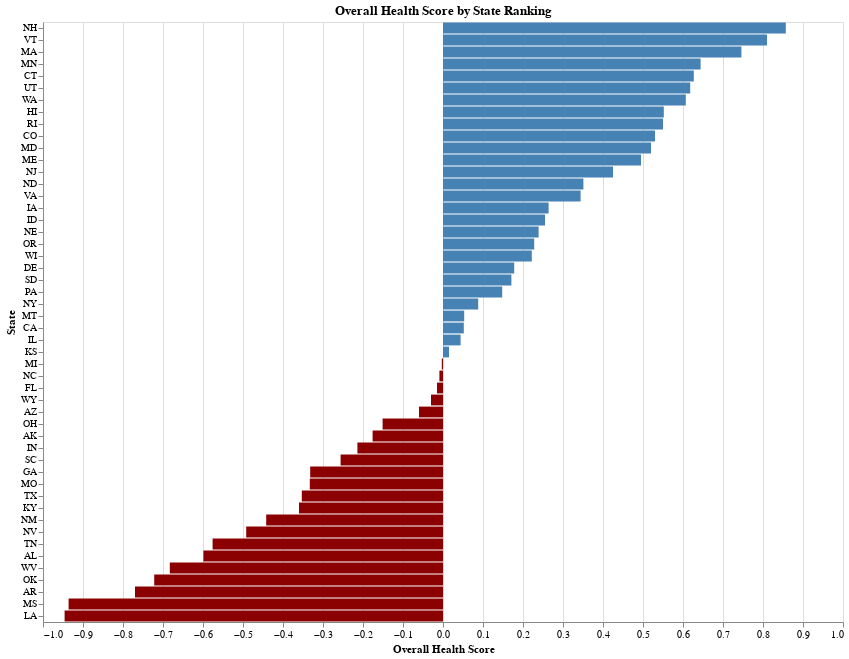

Notebook source saved alongside this figure:
### Markdown cell above
## Task 1a: Compare Overall Health Scores Across States and Regions
**Why?** To identify which states are performing well or poorly in terms of overall health scores.
**How?** By creating a horizontal bar chart that ranks states by their `Overall` health score. A horizontal bar graph was chosen to easily distinguish top half and bottom half.
**What?** This task explores variation and ranking among states based on a composite metric (`Overall`).
**Where?** Column: `Overall` Index: `State`
**When?** Performed early in the workflow to get a high-level overview of the dataset before exploring individual health factors.
**Who?** Data analyst or public health researcher using visualization to identify priority regions for deeper analysis or intervention.

**Task 1b: Compare Overall Health Scores Across Regions (last minute bonus visualization for the previous "Who"**

### Code cell
import altair as alt

selected["Overall_Sign"] = selected["Overall"].apply(lambda x: "Positive" if x >= 0 else "Negative")

alt.Chart(selected).mark_bar().encode(
    x=alt.X("Overall:Q", title="Overall Health Score"),
    y=alt.Y("State:N", sort='-x', title="State"),
    color=alt.Color("Overall_Sign:N",
                    scale=alt.Scale(domain=["Positive", "Negative"], range=["steelblue", "darkred"]),
                    legend=None),
    tooltip=[    alt.Tooltip("State:N"),
    alt.Tooltip("Overall:Q"),
    alt.Tooltip("Uninsured:Q", title="Uninsured (%)", format=".1f")
]
).properties(
    width=800,
    height=600,
    title="Overall Health Score by State Ranking"
)

### Figure 1 — Vega-Lite specification as saved in the notebook (floating-point values rounded to 4 significant figures)
{"config": {"view": {"continuousWidth": 300, "continuousHeight": 300}}, "data": {"name": "data-e00950b4d5486886e2ad5bda5ff77a34"}, "mark": {"type": "bar"}, "encoding": {"color": {"field": "Overall_Sign", "legend": null, "scale": {"domain": ["Positive", "Negative"], "range": ["steelblue", "darkred"]}, "type": "nominal"}, "tooltip": [{"field": "State", "type": "nominal"}, {"field": "Overall", "type": "quantitative"}, {"field": "Uninsured", "format": ".1f", "title": "Uninsured (%)", "type": "quantitative"}], "x": {"field": "Overall", "title": "Overall Health Score", "type": "quantitative"}, "y": {"field": "State", "sort": "-x", "title": "State", "type": "nominal"}}, "height": 600, "title": "Overall Health Score by State Ranking", "width": 800, "$schema": "https://vega.github.io/schema/vega-lite/v5.20.1.json", "datasets": {"data-e00950b4d5486886e2ad5bda5ff77a34": [{"State": "AK", "Overall": -0.176, "Total Population": 733400.0, "Social and Economic Factors": 0.042, "Homicide": 8.5, "Public Health Funding": 334.0, "Economic Hardship Index": 47.0, "Per Capita Income": 45790.0, "Poverty": 10.4, "Unemployment": 4.8, "High School Graduation": 77.8, "Physical Environment": -0.182, "Air Pollution": 6.3, "Housing Cost Burden": 28.2, "Avoided Care Due to Cost": 11.1, "Uninsured": 10.4, "Exercise": 33.9, "Cannabis Use": 20.0, "Suicide": 27.3, "Cancer": 7.3, "Depression": 19.5, "Diabetes": 8.7, "High Blood Pressure": 33.8, "High Cholesterol": 34.2, "Obesity": 35.2, "Overall_Sign": "Negative"}, {"State": "AL", "Overall": -0.599, "Total Population": 5108000.0, "Social and Economic Factors": -0.542, "Homicide": 14.4, "Public Health Funding": 137.0, "Economic Hardship Index": 74.0, "Per Capita Income": 35050.0, "Poverty": 16.0, "Unemployment": 4.0, "High School Graduation": 88.2, "Physical Environment": 0.423, "Air Pollution": 7.5, "Housing Cost Burden": 25.4, "Avoided Care Due to Cost": 13.5, "Uninsured": 8.5, "Exercise": 25.0, "Cannabis Use": 17.7, "Suicide": 16.6, "Cancer": 8.4, "Depression": 22.5, "Diabetes": 15.7, "High Blood Pressure": 44.7, "High Cholesterol": 42.3, "Obesity": 39.2, "Overall_Sign": "Negative"}, {"State": "AR", "Overall": -0.77, "Total Population": 3068000.0, "Social and Economic Factors": -0.971, "Homicide": 11.2, "Public Health Funding": 128.0, "Economic Hardship Index": 82.0, "Per Capita Income": 33010.0, "Poverty": 16.3, "Unemployment": 4.2, "High School Graduation": 88.2, "Physical Environment": 0.272, "Air Pollution": 8.4, "Housing Cost Burden": 25.2, "Avoided Care Due to Cost": 13.9, "Uninsured": 8.9, "Exercise": 26.8, "Cannabis Use": 24.4, "Suicide": 18.0, "Cancer": 8.4, "Depression": 24.2, "Diabetes": 14.5, "High Blood Pressure": 42.5, "High Cholesterol": 40.2, "Obesity": 40.0, "Overall_Sign": "Negative"}, {"State": "AZ", "Overall": -0.06, "Total Population": 7431000.0, "Social and Economic Factors": 0.053, "Homicide": 8.1, "Public Health Funding": 84.0, "Economic Hardship Index": 70.0, "Per Capita Income": 41290.0, "Poverty": 12.6, "Unemployment": 4.3, "High School Graduation": 77.3, "Physical Environment": 0.022, "Air Pollution": 10.5, "Housing Cost Burden": 31.0, "Avoided Care Due to Cost": 12.1, "Uninsured": 9.9, "Exercise": 33.3, "Cannabis Use": 28.8, "Suicide": 21.8, "Cancer": 9.4, "Depression": 18.0, "Diabetes": 11.4, "High Blood Pressure": 33.4, "High Cholesterol": 38.7, "Obesity": 31.9, "Overall_Sign": "Negative"}, {"State": "CA", "Overall": 0.052, "Total Population": 38970000.0, "Social and Economic Factors": -0.167, "Homicide": 6.1, "Public Health Funding": 173.0, "Economic Hardship Index": 84.0, "Per Capita Income": 48010.0, "Poverty": 12.0, "Unemployment": 5.5, "High School Graduation": 87.0, "Physical Environment": -0.558, "Air Pollution": 12.7, "Housing Cost Burden": 41.1, "Avoided Care Due to Cost": 10.7, "Uninsured": 6.4, "Exercise": 30.1, "Cannabis Use": 19.3, "Suicide": 11.0, "Cancer": 6.5, "Depression": 17.0, "Diabetes": 11.5, "High Blood Pressure": 30.6, "High Cholesterol": 37.0, "Obesity": 27.7, "Overall_Sign": "Positive"}, {"State": "CO", "Overall": 0.53, "Total Population": 5878000.0, "Social and Economic Factors": 0.669, "Homicide": 6.7, "Public Health Funding": 132.0, "Economic Hardship Index": 12.0, "Per Capita Income": 51770.0, "Poverty": 9.7, "Unemployment": 3.8, "High School Graduation": 82.3, "Physical Environment": 0.508, "Air Pollution": 6.6, "Housing Cost Burden": 34.1, "Avoided Care Due to Cost": 12.1, "Uninsured": 6.7, "Exercise": 35.4, "Cannabis Use": 20.8, "Suicide": 22.1, "Cancer": 8.1, "Depression": 21.4, "Diabetes": 8.6, "High Blood Pressure": 27.3, "High Cholesterol": 32.5, "Obesity": 24.9, "Overall_Sign": "Positive"}, {"State": "CT", "Overall": 0.627, "Total Population": 3617000.0, "Social and Economic Factors": 0.384, "Homicide": 4.2, "Public Health Funding": 119.0, "Economic Hardship Index": 37.0, "Per Capita Income": 53120.0, "Poverty": 11.1, "Unemployment": 4.6, "High School Graduation": 88.9, "Physical Environment": 0.467, "Air Pollution": 7.4, "Housing Cost Burden": 34.7, "Avoided Care Due to Cost": 8.9, "Uninsured": 5.7, "Exercise": 31.4, "Cannabis Use": 18.5, "Suicide": 11.0, "Cancer": 8.0, "Depression": 18.7, "Diabetes": 9.9, "High Blood Pressure": 32.0, "High Cholesterol": 38.6, "Obesity": 29.4, "Overall_Sign": "Positive"}, {"State": "DE", "Overall": 0.178, "Total Population": 1032000.0, "Social and Economic Factors": 0.276, "Homicide": 8.3, "Public Health Funding": 149.0, "Economic Hardship Index": 48.0, "Per Capita Income": 44350.0, "Poverty": 10.5, "Unemployment": 3.5, "High School Graduation": 87.8, "Physical Environment": 0.75, "Air Pollution": 8.2, "Housing Cost Burden": 27.8, "Avoided Care Due to Cost": 8.7, "Uninsured": 6.5, "Exercise": 28.3, "Cannabis Use": 23.8, "Suicide": 12.8, "Cancer": 10.2, "Depression": 20.1, "Diabetes": 13.3, "High Blood Pressure": 37.8, "High Cholesterol": 43.6, "Obesity": 35.7, "Overall_Sign": "Positive"}, {"State": "FL", "Overall": -0.015, "Total Population": 22610000.0, "Social and Economic Factors": 0.139, "Homicide": 6.7, "Public Health Funding": 77.0, "Economic Hardship Index": 65.0, "Per Capita Income": 41900.0, "Poverty": 12.6, "Unemployment": 4.1, "High School Graduation": 87.3, "Physical Environment": 0.368, "Air Pollution": 7.4, "Housing Cost Burden": 37.7, "Avoided Care Due to Cost": 12.9, "Uninsured": 10.7, "Exercise": 31.5, "Cannabis Use": 20.7, "Suicide": 15.5, "Cancer": 9.8, "Depression": 16.3, "Diabetes": 12.5, "High Blood Pressure": 35.9, "High Cholesterol": 39.3, "Obesity": 30.1, "Overall_Sign": "Negative"}, {"State": "GA", "Overall": -0.332, "Total Population": 11030000.0, "Social and Economic Factors": -0.219, "Homicide": 11.2, "Public Health Funding": 122.0, "Economic Hardship Index": 59.0, "Per Capita Income": 39680.0, "Poverty": 13.7, "Unemployment": 4.4, "High School Graduation": 84.1, "Physical Environment": 0.203, "Air Pollution": 8.7, "Housing Cost Burden": 30.9, "Avoided Care Due to Cost": 15.6, "Uninsured": 11.4, "Exercise": 29.6, "Cannabis Use": 19.1, "Suicide": 14.9, "Cancer": 7.1, "Depression": 17.7, "Diabetes": 12.7, "High Blood Pressure": 35.7, "High Cholesterol": 36.9, "Obesity": 35.0, "Overall_Sign": "Negative"}, {"State": "HI", "Overall": 0.552, "Total Population": 1435000.0, "Social and Economic Factors": 0.438, "Homicide": 2.8, "Public Health Funding": 156.0, "Economic Hardship Index": 67.0, "Per Capita Income": 43790.0, "Poverty": 10.3, "Unemployment": 3.5, "High School Graduation": 86.0, "Physical Environment": 0.253, "Air Pollution": 4.3, "Housing Cost Burden": 38.7, "Avoided Care Due to Cost": 6.7, "Uninsured": 3.2, "Exercise": 31.8, "Cannabis Use": 15.1, "Suicide": 17.1, "Cancer": 6.6, "Depression": 13.9, "Diabetes": 11.3, "High Blood Pressure": 32.4, "High Cholesterol": 37.5, "Obesity": 26.1, "Overall_Sign": "Positive"}, {"State": "IA", "Overall": 0.264, "Total Population": 3207000.0, "Social and Economic Factors": 0.464, "Homicide": 2.9, "Public Health Funding": 105.0, "Economic Hardship Index": 41.0, "Per Capita Income": 39520.0, "Poverty": 11.6, "Unemployment": 2.8, "High School Graduation": 89.9, "Physical Environment": 0.428, "Air Pollution": 7.9, "Housing Cost Burden": 24.3, "Avoided Care Due to Cost": 7.3, "Uninsured": 5.0, "Exercise": 25.9, "Cannabis Use": 19.9, "Suicide": 18.4, "Cancer": 8.9, "Depression": 19.2, "Diabetes": 11.3, "High Blood Pressure": 34.5, "High Cholesterol": 36.7, "Obesity": 37.8, "Overall_Sign": "Positive"}, {"State": "ID", "Overall": 0.255, "Total Population": 1965000.0, "Social and Economic Factors": 0.184, "Homicide": 2.3, "Public Health Funding": 119.0, "Economic Hardship Index": 54.0, "Per Capita Income": 37430.0, "Poverty": 10.1, "Unemployment": 3.6, "High School Graduation": 79.9, "Physical Environment": -0.278, "Air Pollution": 8.5, "Housing Cost Burden": 28.0, "Avoided Care Due to Cost": 11.3, "Uninsured": 8.9, "Exercise": 29.4, "Cannabis Use": 18.1, "Suicide": 22.9, "Cancer": 8.6, "Depression": 22.9, "Diabetes": 9.8, "High Blood Pressure": 31.2, "High Cholesterol": 34.4, "Obesity": 31.0, "Overall_Sign": "Positive"}, {"State": "IL", "Overall": 0.044, "Total Population": 12550000.0, "Social and Economic Factors": 0.018, "Homicide": 11.1, "Public Health Funding": 110.0, "Economic Hardship Index": 52.0, "Per Capita Income": 45040.0, "Poverty": 12.3, "Unemployment": 4.7, "High School Graduation": 87.3, "Physical Environment": 0.162, "Air Pollution": 9.8, "Housing Cost Burden": 29.4, "Avoided Care Due to Cost": 10.6, "Uninsured": 6.2, "Exercise": 29.1, "Cannabis Use": 23.6, "Suicide": 12.2, "Cancer": 7.5, "Depression": 18.1, "Diabetes": 12.2, "High Blood Pressure": 33.5, "High Cholesterol": 36.3, "Obesity": 36.0, "Overall_Sign": "Positive"}, {"State": "IN", "Overall": -0.214, "Total Population": 6862000.0, "Social and Economic Factors": -0.259, "Homicide": 8.6, "Public Health Funding": 73.0, "Economic Hardship Index": 56.0, "Per Capita Income": 37300.0, "Poverty": 12.6, "Unemployment": 3.6, "High School Graduation": 87.7, "Physical Environment": 0.145, "Air Pollution": 9.1, "Housing Cost Burden": 25.7, "Avoided Care Due to Cost": 10.4, "Uninsured": 6.9, "Exercise": 29.3, "Cannabis Use": 17.3, "Suicide": 16.9, "Cancer": 8.8, "Depression": 24.1, "Diabetes": 13.2, "High Blood Pressure": 37.6, "High Cholesterol": 39.3, "Obesity": 37.8, "Overall_Sign": "Negative"}, {"State": "KS", "Overall": 0.015, "Total Population": 2941000.0, "Social and Economic Factors": 0.248, "Homicide": 5.8, "Public Health Funding": 95.0, "Economic Hardship Index": 51.0, "Per Capita Income": 38360.0, "Poverty": 11.7, "Unemployment": 3.3, "High School Graduation": 89.1, "Physical Environment": -0.043, "Air Pollution": 8.8, "Housing Cost Burden": 26.6, "Avoided Care Due to Cost": 10.9, "Uninsured": 8.4, "Exercise": 26.8, "Cannabis Use": 16.9, "Suicide": 20.3, "Cancer": 8.6, "Depression": 21.1, "Diabetes": 11.4, "High Blood Pressure": 34.7, "High Cholesterol": 38.5, "Obesity": 35.9, "Overall_Sign": "Positive"}, {"State": "KY", "Overall": -0.36, "Total Population": 4526000.0, "Social and Economic Factors": -0.602, "Homicide": 8.4, "Public Health Funding": 108.0, "Economic Hardship Index": 75.0, "Per Capita Income": 34680.0, "Poverty": 16.9, "Unemployment": 4.1, "High School Graduation": 90.1, "Physical Environment": 0.5, "Air Pollution": 8.3, "Housing Cost Burden": 25.9, "Avoided Care Due to Cost": null, "Uninsured": 5.4, "Exercise": null, "Cannabis Use": 17.8, "Suicide": 18.2, "Cancer": null, "Depression": null, "Diabetes": null, "High Blood Pressure": null, "High Cholesterol": null, "Obesity": null, "Overall_Sign": "Negative"}, {"State": "LA", "Overall": -0.946, "Total Population": 4574000.0, "Social and Economic Factors": -1.192, "Homicide": 19.6, "Public Health Funding": 130.0, "Economic Hardship Index": 97.0, "Per Capita Income": 34100.0, "Poverty": 19.4, "Unemployment": 4.9, "High School Graduation": 83.1, "Physical Environment": -0.24, "Air Pollution": 7.8, "Housing Cost Burden": 30.3, "Avoided Care Due to Cost": 11.5, "Uninsured": 6.9, "Exercise": 26.9, "Cannabis Use": 16.2, "Suicide": 15.8, "Cancer": 7.7, "Depression": 25.7, "Diabetes": 16.1, "High Blood Pressure": 43.3, "High Cholesterol": 39.5, "Obesity": 39.9, "Overall_Sign": "Negative"}, {"State": "MA", "Overall": 0.746, "Total Population": 7001000.0, "Social and Economic Factors": 0.762, "Homicide": 2.4, "Public Health Funding": 205.0, "Economic Hardship Index": 21.0, "Per Capita Income": 55900.0, "Poverty": 11.3, "Unemployment": 3.9, "High School Graduation": 90.1, "Physical Environment": 0.152, "Air Pollution": 7.3, "Housing Cost Burden": 35.8, "Avoided Care Due to Cost": 7.1, "Uninsured": 2.6, "Exercise": 31.1, "Cannabis Use": 17.6, "Suicide": 9.0, "Cancer": 8.7, "Depression": 22.4, "Diabetes": 9.8, "High Blood Pressure": 31.0, "High Cholesterol": 35.7, "Obesity": 27.4, "Overall_Sign": "Positive"}, {"State": "MD", "Overall": 0.52, "Total Population": 6180000.0, "Social and Economic Factors": 0.436, "Homicide": 11.1, "Public Health Funding": 210.0, "Economic Hardship Index": 34.0, "Per Capita Income": 50730.0, "Poverty": 10.0, "Unemployment": 4.0, "High School Graduation": 86.3, "Physical Environment": 0.857, "Air Pollution": 6.8, "Housing Cost Burden": 31.8, "Avoided Care Due to Cost": 9.6, "Uninsured": 6.3, "Exercise": 30.8, "Cannabis Use": 19.3, "Suicide": 9.9, "Cancer": 7.6, "Depression": 17.4, "Diabetes": 12.2, "High Blood Pressure": 35.8, "High Cholesterol": 39.3, "Obesity": 34.1, "Overall_Sign": "Positive"}, {"State": "ME", "Overall": 0.495, "Total Population": 1396000.0, "Social and Economic Factors": 0.582, "Homicide": 1.9, "Public Health Funding": 157.0, "Economic Hardship Index": 30.0, "Per Capita Income": 42940.0, "Poverty": 11.1, "Unemployment": 3.2, "High School Graduation": 86.1, "Physical Environment": 0.833, "Air Pollution": 5.2, "Housing Cost Burden": 28.8, "Avoided Care Due to Cost": 8.7, "Uninsured": 5.9, "Exercise": 31.0, "Cannabis Use": 17.3, "Suicide": 19.3, "Cancer": 10.4, "Depression": 25.8, "Diabetes": 11.4, "High Blood Pressure": 35.8, "High Cholesterol": 38.3, "Obesity": 32.6, "Overall_Sign": "Positive"}, {"State": "MI", "Overall": -0.003, "Total Population": 10040000.0, "Social and Economic Factors": -0.225, "Homicide": 8.1, "Public Health Funding": 79.0, "Economic Hardship Index": 60.0, "Per Capita Income": 38950.0, "Poverty": 13.8, "Unemployment": 4.5, "High School Graduation": 81.0, "Physical Environment": 0.482, "Air Pollution": 8.8, "Housing Cost Burden": 27.3, "Avoided Care Due to Cost": 9.2, "Uninsured": 4.5, "Exercise": 30.2, "Cannabis Use": 27.2, "Suicide": 15.0, "Cancer": 9.3, "Depression": 24.1, "Diabetes": 12.4, "High Blood Pressure": 37.0, "High Cholesterol": 35.6, "Obesity": 35.4, "Overall_Sign": "Negative"}, {"State": "MN", "Overall": 0.644, "Total Population": 5738000.0, "Social and Economic Factors": 0.955, "Homicide": 3.8, "Public Health Funding": 127.0, "Economic Hardship Index": 25.0, "Per Capita Income": 46530.0, "Poverty": 9.8, "Unemployment": 3.0, "High School Graduation": 83.6, "Physical Environment": 0.697, "Air Pollution": 7.5, "Housing Cost Burden": 27.4, "Avoided Care Due to Cost": 8.6, "Uninsured": 4.2, "Exercise": 30.2, "Cannabis Use": 19.7, "Suicide": 15.0, "Cancer": 8.4, "Depression": 23.1, "Diabetes": 10.5, "High Blood Pressure": 31.1, "High Cholesterol": 33.8, "Obesity": 33.3, "Overall_Sign": "Positive"}, {"State": "MO", "Overall": -0.333, "Total Population": 6196000.0, "Social and Economic Factors": -0.152, "Homicide": 11.8, "Public Health Funding": 92.0, "Economic Hardship Index": 49.0, "Per Capita Income": 38700.0, "Poverty": 12.5, "Unemployment": 3.4, "High School Graduation": 89.8, "Physical Environment": 0.458, "Air Pollution": 7.5, "Housing Cost Burden": 25.5, "Avoided Care Due to Cost": 11.5, "Uninsured": 7.5, "Exercise": 23.7, "Cannabis Use": 23.0, "Suicide": 19.7, "Cancer": 8.6, "Depression": 23.1, "Diabetes": 12.3, "High Blood Pressure": 36.2, "High Cholesterol": 38.5, "Obesity": 35.3, "Overall_Sign": "Negative"}, {"State": "MS", "Overall": -0.936, "Total Population": 2940000.0, "Social and Economic Factors": -0.971, "Homicide": 20.9, "Public Health Funding": 119.0, "Economic Hardship Index": 100.0, "Per Capita Income": 30810.0, "Poverty": 19.5, "Unemployment": 4.8, "High School Graduation": 88.9, "Physical Environment": 0.138, "Air Pollution": 7.9, "Housing Cost Burden": 26.7, "Avoided Care Due to Cost": 14.1, "Uninsured": 10.3, "Exercise": 23.4, "Cannabis Use": 15.5, "Suicide": 14.2, "Cancer": 8.7, "Depression": 18.1, "Diabetes": 17.0, "High Blood Pressure": 46.0, "High Cholesterol": 39.8, "Obesity": 40.1, "Overall_Sign": "Negative"}, {"State": "MT", "Overall": 0.053, "Total Population": 1133000.0, "Social and Economic Factors": 0.104, "Homicide": 4.6, "Public Health Funding": 143.0, "Economic Hardship Index": 39.0, "Per Capita Income": 40200.0, "Poverty": 12.2, "Unemployment": 2.7, "High School Graduation": 85.8, "Physical Environment": 0.195, "Air Pollution": 7.0, "Housing Cost Burden": 28.9, "Avoided Care Due to Cost": 9.7, "Uninsured": 8.4, "Exercise": 32.2, "Cannabis Use": 24.4, "Suicide": 29.3, "Cancer": 10.5, "Depression": 24.4, "Diabetes": 9.4, "High Blood Pressure": 32.2, "High Cholesterol": 34.0, "Obesity": 30.5, "Overall_Sign": "Positive"}, {"State": "NC", "Overall": -0.009, "Total Population": 10840000.0, "Social and Economic Factors": 0.09, "Homicide": 9.2, "Public Health Funding": 78.0, "Economic Hardship Index": 51.0, "Per Capita Income": 40410.0, "Poverty": 12.8, "Unemployment": 4.0, "High School Graduation": 86.4, "Physical Environment": 0.853, "Air Pollution": 7.5, "Housing Cost Burden": 28.0, "Avoided Care Due to Cost": 10.7, "Uninsured": 9.2, "Exercise": 26.0, "Cannabis Use": 15.3, "Suicide": 15.1, "Cancer": 8.0, "Depression": 23.1, "Diabetes": 12.4, "High Blood Pressure": 37.5, "High Cholesterol": 36.3, "Obesity": 34.0, "Overall_Sign": "Negative"}, {"State": "ND", "Overall": 0.351, "Total Population": 783900.0, "Social and Economic Factors": 0.444, "Homicide": 3.3, "Public Health Funding": 162.0, "Economic Hardship Index": 27.0, "Per Capita Income": 42810.0, "Poverty": 11.1, "Unemployment": 2.9, "High School Graduation": 85.1, "Physical Environment": 0.83, "Air Pollution": 6.2, "Housing Cost Burden": 22.3, "Avoided Care Due to Cost": 8.3, "Uninsured": 4.5, "Exercise": 30.9, "Cannabis Use": 17.1, "Suicide": 21.7, "Cancer": 7.9, "Depression": 22.3, "Diabetes": 9.5, "High Blood Pressure": 31.8, "High Cholesterol": 35.1, "Obesity": 35.6, "Overall_Sign": "Positive"}, {"State": "NE", "Overall": 0.239, "Total Population": 1978000.0, "Social and Economic Factors": 0.478, "Homicide": 3.6, "Public Health Funding": 118.0, "Economic Hardship Index": 41.0, "Per Capita Income": 41440.0, "Poverty": 11.5, "Unemployment": 2.7, "High School Graduation": 87.1, "Physical Environment": 0.187, "Air Pollution": 6.2, "Housing Cost Burden": 26.4, "Avoided Care Due to Cost": 8.8, "Uninsured": 6.1, "Exercise": 28.2, "Cannabis Use": 17.1, "Suicide": 15.5, "Cancer": 8.1, "Depression": 17.9, "Diabetes": 10.6, "High Blood Pressure": 32.7, "High Cholesterol": 34.0, "Obesity": 36.6, "Overall_Sign": "Positive"}, {"State": "NH", "Overall": 0.857, "Total Population": 1402000.0, "Social and Economic Factors": 0.998, "Homicide": 1.4, "Public Health Funding": 109.0, "Economic Hardship Index": 1.0, "Per Capita Income": 51590.0, "Poverty": 8.3, "Unemployment": 2.6, "High School Graduation": 87.7, "Physical Environment": 0.497, "Air Pollution": 4.9, "Housing Cost Burden": 31.5, "Avoided Care Due to Cost": 7.7, "Uninsured": 4.7, "Exercise": 33.1, "Cannabis Use": 21.1, "Suicide": 17.7, "Cancer": 10.2, "Depression": 22.0, "Diabetes": 9.8, "High Blood Pressure": 33.3, "High Cholesterol": 35.8, "Obesity": 32.8, "Overall_Sign": "Positive"}, {"State": "NJ", "Overall": 0.425, "Total Population": 9291000.0, "Social and Economic Factors": 0.527, "Homicide": 4.0, "Public Health Funding": 95.0, "Economic Hardship Index": 45.0, "Per Capita Income": 52580.0, "Poverty": 10.2, "Unemployment": 4.7, "High School Graduation": 85.2, "Physical Environment": -0.068, "Air Pollution": 7.4, "Housing Cost Burden": 35.6, "Avoided Care Due to Cost": 10.8, "Uninsured": 7.2, "Exercise": 31.3, "Cannabis Use": 16.6, "Suicide": 8.3, "Cancer": 6.9, "Depression": 13.9, "Diabetes": 10.5, "High Blood Pressure": 33.4, "High Cholesterol": 39.1, "Obesity": 28.9, "Overall_Sign": "Positive"}, {"State": "NM", "Overall": -0.442, "Total Population": 2114000.0, "Social and Economic Factors": -0.989, "Homicide": 14.1, "Public Health Funding": 300.0, "Economic Hardship Index": 97.0, "Per Capita Income": 35510.0, "Poverty": 17.2, "Unemployment": 4.8, "High School Graduation": null, "Physical Environment": 0.267, "Air Pollution": 6.7, "Housing Cost Burden": 28.1, "Avoided Care Due to Cost": 10.7, "Uninsured": 9.1, "Exercise": 30.4, "Cannabis Use": 32.7, "Suicide": 24.8, "Cancer": 7.7, "Depression": 23.0, "Diabetes": 12.5, "High Blood Pressure": 34.1, "High Cholesterol": 35.4, "Obesity": 35.3, "Overall_Sign": "Negative"}, {"State": "NV", "Overall": -0.492, "Total Population": 3194000.0, "Social and Economic Factors": -0.239, "Homicide": 8.0, "Public Health Funding": 66.0, "Economic Hardship Index": 69.0, "Per Capita Income": 40460.0, "Poverty": 11.9, "Unemployment": 4.6, "High School Graduation": 81.7, "Physical Environment": -0.053, "Air Pollution": 9.8, "Housing Cost Burden": 36.0, "Avoided Care Due to Cost": 15.2, "Uninsured": 10.8, "Exercise": 31.0, "Cannabis Use": 40.4, "Suicide": 22.0, "Cancer": 8.3, "Depression": 20.7, "Diabetes": 11.9, "High Blood Pressure": 34.0, "High Cholesterol": 39.3, "Obesity": 30.8, "Overall_Sign": "Negative"}, {"State": "NY", "Overall": 0.088, "Total Population": 19570000.0, "Social and Economic Factors": -0.326, "Homicide": 4.5, "Public Health Funding": 178.0, "Economic Hardship Index": 71.0, "Per Capita Income": 48850.0, "Poverty": 14.5, "Unemployment": 5.0, "High School Graduation": 86.7, "Physical Environment": -0.043, "Air Pollution": 6.9, "Housing Cost Burden": 37.4, "Avoided Care Due to Cost": 9.7, "Uninsured": 4.8, "Exercise": 30.8, "Cannabis Use": 19.7, "Suicide": 9.0, "Cancer": 7.7, "Depression": 16.4, "Diabetes": 10.6, "High Blood Pressure": 32.1, "High Cholesterol": 38.5, "Obesity": 28.0, "Overall_Sign": "Positive"}, {"State": "OH", "Overall": -0.151, "Total Population": 11790000.0, "Social and Economic Factors": -0.002, "Homicide": 8.3, "Public Health Funding": 97.0, "Economic Hardship Index": 56.0, "Per Capita Income": 39400.0, "Poverty": 13.6, "Unemployment": 4.0, "High School Graduation": 86.2, "Physical Environment": 0.282, "Air Pollution": 8.6, "Housing Cost Burden": 26.6, "Avoided Care Due to Cost": 9.5, "Uninsured": 6.1, "Exercise": 30.6, "Cannabis Use": 24.6, "Suicide": 15.3, "Cancer": 8.7, "Depression": 25.0, "Diabetes": 13.2, "High Blood Pressure": 37.1, "High Cholesterol": 37.4, "Obesity": 36.4, "Overall_Sign": "Negative"}, {"State": "OK", "Overall": -0.722, "Total Population": 4054000.0, "Social and Economic Factors": -0.74, "Homicide": 8.2, "Public Health Funding": 143.0, "Economic Hardship Index": 83.0, "Per Capita Income": 34210.0, "Poverty": 16.1, "Unemployment": 4.6, "High School Graduation": null, "Physical Environment": -0.39, "Air Pollution": 8.8, "Housing Cost Burden": 27.7, "Avoided Care Due to Cost": 13.3, "Uninsured": 11.4, "Exercise": 23.4, "Cannabis Use": 23.3, "Suicide": 21.3, "Cancer": 7.7, "Depression": 25.0, "Diabetes": 12.4, "High Blood Pressure": 38.4, "High Cholesterol": 39.2, "Obesity": 38.7, "Overall_Sign": "Negative"}, {"State": "OR", "Overall": 0.228, "Total Population": 4233000.0, "Social and Economic Factors": 0.202, "Homicide": 4.9, "Public Health Funding": 191.0, "Economic Hardship Index": 46.0, "Per Capita Income": 44620.0, "Poverty": 12.2, "Unemployment": 4.1, "High School Graduation": 81.3, "Physical Environment": -0.098, "Air Pollution": 8.9, "Housing Cost Burden": 35.0, "Avoided Care Due to Cost": 10.2, "Uninsured": 5.5, "Exercise": 32.4, "Cannabis Use": 30.3, "Suicide": 20.8, "Cancer": 10.0, "Depression": 25.8, "Diabetes": 10.9, "High Blood Pressure": 33.5, "High Cholesterol": 34.2, "Obesity": 33.6, "Overall_Sign": "Positive"}, {"State": "PA", "Overall": 0.148, "Total Population": 12960000.0, "Social and Economic Factors": 0.158, "Homicide": 8.4, "Public Health Funding": 79.0, "Economic Hardship Index": 50.0, "Per Capita Income": 42600.0, "Poverty": 12.5, "Unemployment": 4.2, "High School Graduation": 87.0, "Physical Environment": 0.038, "Air Pollution": 9.0, "Housing Cost Burden": 28.2, "Avoided Care Due to Cost": null, "Uninsured": 5.4, "Exercise": null, "Cannabis Use": 18.2, "Suicide": 15.1, "Cancer": null, "Depression": null, "Diabetes": null, "High Blood Pressure": null, "High Cholesterol": null, "Obesity": null, "Overall_Sign": "Positive"}, {"State": "RI", "Overall": 0.55, "Total Population": 1096000.0, "Social and Economic Factors": 0.432, "Homicide": 2.8, "Public Health Funding": 333.0, "Economic Hardship Index": 47.0, "Per Capita Income": 46520.0, "Poverty": 12.2, "Unemployment": 4.8, "High School Graduation": 83.3, "Physical Environment": 0.198, "Air Pollution": 6.6, "Housing Cost Burden": 32.3, "Avoided Care Due to Cost": 8.3, "Uninsured": 4.5, "Exercise": 29.9, "Cannabis Use": 23.7, "Suicide": 11.5, "Cancer": 8.2, "Depression": 21.7, "Diabetes": 11.8, "High Blood Pressure": 34.0, "High Cholesterol": 35.0, "Obesity": 31.6, "Overall_Sign": "Positive"}, {"State": "SC", "Overall": -0.256, "Total Population": 5374000.0, "Social and Economic Factors": -0.272, "Homicide": 11.9, "Public Health Funding": 102.0, "Economic Hardship Index": 68.0, "Per Capita Income": 38100.0, "Poverty": 14.3, "Unemployment": 4.3, "High School Graduation": 83.8, "Physical Environment": 0.608, "Air Pollution": 8.1, "Housing Cost Burden": 26.4, "Avoided Care Due to Cost": 12.8, "Uninsured": 9.1, "Exercise": 31.6, "Cannabis Use": 16.7, "Suicide": 16.1, "Cancer": 9.6, "Depression": 21.9, "Diabetes": 14.9, "High Blood Pressure": 38.9, "High Cholesterol": 39.3, "Obesity": 36.0, "Overall_Sign": "Negative"}, {"State": "SD", "Overall": 0.171, "Total Population": 919300.0, "Social and Economic Factors": 0.326, "Homicide": 5.6, "Public Health Funding": 136.0, "Economic Hardship Index": 43.0, "Per Capita Income": 40260.0, "Poverty": 11.6, "Unemployment": 2.6, "High School Graduation": 82.1, "Physical Environment": 0.807, "Air Pollution": 5.9, "Housing Cost Burden": 24.6, "Avoided Care Due to Cost": 10.3, "Uninsured": 8.3, "Exercise": 26.5, "Cannabis Use": 13.8, "Suicide": 21.1, "Cancer": 8.7, "Depression": 23.1, "Diabetes": 11.8, "High Blood Pressure": 35.2, "High Cholesterol": 35.5, "Obesity": 36.0, "Overall_Sign": "Positive"}, {"State": "TN", "Overall": -0.576, "Total Population": 7126000.0, "Social and Economic Factors": -0.394, "Homicide": 11.0, "Public Health Funding": 132.0, "Economic Hardship Index": 60.0, "Per Capita Income": 38540.0, "Poverty": 14.2, "Unemployment": 4.0, "High School Graduation": 90.4, "Physical Environment": 0.55, "Air Pollution": 7.7, "Housing Cost Burden": 27.3, "Avoided Care Due to Cost": 14.9, "Uninsured": 9.3, "Exercise": 27.4, "Cannabis Use": 17.8, "Suicide": 17.7, "Cancer": 8.8, "Depression": 27.3, "Diabetes": 14.5, "High Blood Pressure": 40.7, "High Cholesterol": 40.6, "Obesity": 37.6, "Overall_Sign": "Negative"}, {"State": "TX", "Overall": -0.353, "Total Population": 30500000.0, "Social and Economic Factors": -0.5, "Homicide": 7.8, "Public Health Funding": 78.0, "Economic Hardship Index": 74.0, "Per Capita Income": 39780.0, "Poverty": 13.3, "Unemployment": 4.4, "High School Graduation": 89.7, "Physical Environment": -0.135, "Air Pollution": 9.1, "Housing Cost Burden": 33.4, "Avoided Care Due to Cost": 18.3, "Uninsured": 16.4, "Exercise": 30.9, "Cannabis Use": 13.8, "Suicide": 14.5, "Cancer": 5.6, "Depression": 19.7, "Diabetes": 12.7, "High Blood Pressure": 32.3, "High Cholesterol": 36.3, "Obesity": 34.4, "Overall_Sign": "Negative"}, {"State": "UT", "Overall": 0.618, "Total Population": 3418000.0, "Social and Economic Factors": 0.752, "Homicide": 2.4, "Public Health Funding": 95.0, "Economic Hardship Index": 36.0, "Per Capita Income": 40100.0, "Poverty": 9.2, "Unemployment": 3.3, "High School Graduation": 88.2, "Physical Environment": 0.13, "Air Pollution": 8.2, "Housing Cost Burden": 28.3, "Avoided Care Due to Cost": 11.6, "Uninsured": 8.0, "Exercise": 33.1, "Cannabis Use": 16.3, "Suicide": 21.2, "Cancer": 8.0, "Depression": 26.1, "Diabetes": 7.8, "High Blood Pressure": 27.3, "High Cholesterol": 31.2, "Obesity": 30.2, "Overall_Sign": "Positive"}, {"State": "VA", "Overall": 0.344, "Total Population": 8716000.0, "Social and Economic Factors": 0.468, "Homicide": 7.3, "Public Health Funding": 107.0, "Economic Hardship Index": 31.0, "Per Capita Income": 48690.0, "Poverty": 10.7, "Unemployment": 3.7, "High School Graduation": 89.1, "Physical Environment": 0.87, "Air Pollution": 6.9, "Housing Cost Burden": 28.8, "Avoided Care Due to Cost": 9.2, "Uninsured": 6.4, "Exercise": 31.8, "Cannabis Use": 14.3, "Suicide": 13.9, "Cancer": 8.1, "Depression": 20.4, "Diabetes": 11.8, "High Blood Pressure": 35.6, "High Cholesterol": 39.3, "Obesity": 34.3, "Overall_Sign": "Positive"}, {"State": "VT", "Overall": 0.81, "Total Population": 647500.0, "Social and Economic Factors": 0.717, "Homicide": 2.2, "Public Health Funding": 206.0, "Economic Hardship Index": 18.0, "Per Capita Income": 46030.0, "Poverty": 11.0, "Unemployment": 2.6, "High School Graduation": 82.8, "Physical Environment": 0.457, "Air Pollution": 5.9, "Housing Cost Burden": 30.4, "Avoided Care Due to Cost": 7.0, "Uninsured": 3.4, "Exercise": 33.7, "Cannabis Use": 9.6, "Suicide": 19.8, "Cancer": 10.3, "Depression": 25.8, "Diabetes": 9.3, "High Blood Pressure": 32.5, "High Cholesterol": 33.0, "Obesity": 28.8, "Overall_Sign": "Positive"}, {"State": "WA", "Overall": 0.607, "Total Population": 7813000.0, "Social and Economic Factors": 0.721, "Homicide": 5.0, "Public Health Funding": 139.0, "Economic Hardship Index": 33.0, "Per Capita Income": 52010.0, "Poverty": 10.4, "Unemployment": 4.5, "High School Graduation": 83.6, "Physical Environment": 0.382, "Air Pollution": 8.2, "Housing Cost Burden": 33.4, "Avoided Care Due to Cost": 9.7, "Uninsured": 6.3, "Exercise": 31.8, "Cannabis Use": 21.2, "Suicide": 16.0, "Cancer": 8.2, "Depression": 23.8, "Diabetes": 9.6, "High Blood Pressure": 30.6, "High Cholesterol": 36.2, "Obesity": 30.6, "Overall_Sign": "Positive"}, {"State": "WI", "Overall": 0.222, "Total Population": 5911000.0, "Social and Economic Factors": 0.434, "Homicide": 5.7, "Public Health Funding": 69.0, "Economic Hardship Index": 30.0, "Per Capita Income": 41780.0, "Poverty": 11.1, "Unemployment": 2.8, "High School Graduation": 90.3, "Physical Environment": 0.487, "Air Pollution": 8.0, "Housing Cost Burden": 26.4, "Avoided Care Due to Cost": 8.4, "Uninsured": 4.9, "Exercise": 27.5, "Cannabis Use": 18.9, "Suicide": 15.7, "Cancer": 8.7, "Depression": 22.6, "Diabetes": 11.3, "High Blood Pressure": 33.1, "High Cholesterol": 35.3, "Obesity": 35.9, "Overall_Sign": "Positive"}, {"State": "WV", "Overall": -0.683, "Total Population": 1770000.0, "Social and Economic Factors": -0.795, "Homicide": 6.2, "Public Health Funding": 161.0, "Economic Hardship Index": 87.0, "Per Capita Income": 32770.0, "Poverty": 17.2, "Unemployment": 4.5, "High School Graduation": 91.2, "Physical Environment": 0.182, "Air Pollution": 7.5, "Housing Cost Burden": 20.9, "Avoided Care Due to Cost": 12.5, "Uninsured": 5.9, "Exercise": 20.6, "Cannabis Use": 25.2, "Suicide": 19.9, "Cancer": 10.2, "Depression": 31.1, "Diabetes": 18.2, "High Blood Pressure": 45.1, "High Cholesterol": 45.0, "Obesity": 41.2, "Overall_Sign": "Negative"}, {"State": "WY", "Overall": -0.03, "Total Population": 584100.0, "Social and Economic Factors": 0.156, "Homicide": 2.8, "Public Health Funding": 123.0, "Economic Hardship Index": 44.0, "Per Capita Income": 39970.0, "Poverty": 11.6, "Unemployment": 3.2, "High School Graduation": 81.8, "Physical Environment": 0.488, "Air Pollution": 4.7, "Housing Cost Burden": 26.0, "Avoided Care Due to Cost": 12.0, "Uninsured": 10.7, "Exercise": 30.1, "Cannabis Use": 23.1, "Suicide": 26.7, "Cancer": 8.8, "Depression": 21.1, "Diabetes": 10.8, "High Blood Pressure": 31.5, "High Cholesterol": 33.8, "Obesity": 33.3, "Overall_Sign": "Negative"}]}}
